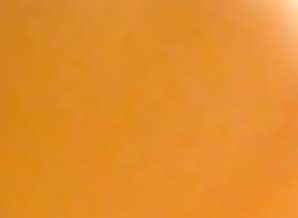
#> input picture Python/hsvExtract/orange.png, 149 x 109 px (shown 2 times larger)
$ python pingpong.py   (older library calls are emulated)
#> lines starting #> are read from the running program, lines starting #| are printed output that depends on the picture
import cv2
import numpy
import matplotlib.pyplot as plt


def getImage(path):
#> called with path = 'orange.png'
    return  cv2.imread(cv2.samples.findFile(path))
#> returned value is the input picture: shape (109, 149, 3); mean B, G, R 43.7, 142.1, 227.3

if __name__ == "__main__":

    orange = getImage("orange.png")
    orange_dark  = getImage("orange_dark.png")
#> call 2 of getImage, with path = 'orange_dark.png'
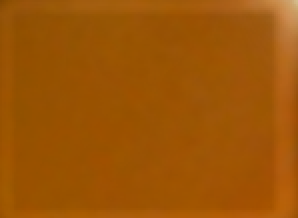
#> input picture Python/hsvExtract/orange_dark.png, 149 x 109 px (shown 2 times larger)
#> in getImage, returned value is the input picture: shape (109, 149, 3); mean B, G, R 5.6, 85.3, 157.4
    orange_light = getImage("orange_light.png")
#> call 3 of getImage, with path = 'orange_light.png'
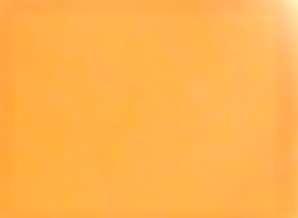
#> input picture Python/hsvExtract/orange_light.png, 149 x 109 px (shown 2 times larger)
#> in getImage, returned value is the input picture: shape (109, 149, 3); mean B, G, R 78.7, 178.6, 255

    # cv2.imshow("orange", orange)
    # cv2.imshow("orange_dark", orange_dark)
    # cv2.imshow("orange_light", orange_light)
    orangeConcat = cv2.hconcat([orange_dark, orange, orange_light])
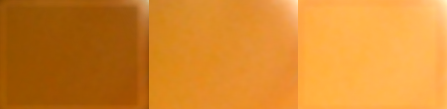
#> orangeConcat: shape (109, 447, 3); mean B, G, R 42.6, 135.3, 213.2
    cv2.imshow("orange", orangeConcat)

    h, w, c = orange.shape
#> h = 109; w = 149; c = 3

    print("| orange")
    print("| >> \t shape =", orange.shape)
#| | >> 	 shape = (109, 149, 3)

    print("| orange_dark")
    print("| >> \t shape =", orange_dark.shape)
#| | >> 	 shape = (109, 149, 3)

    print("| orange_light")
    print("| >> \t shape =", orange_light.shape)
#| | >> 	 shape = (109, 149, 3)

    orange_hsv = cv2.cvtColor(orange, cv2.COLOR_BGR2HSV)
#> orange_hsv: shape (109, 149, 3); mean H, S, V 16.1, 206.3, 227.3
    orange_dark_hsv = cv2.cvtColor(orange_dark, cv2.COLOR_BGR2HSV)
#> orange_dark_hsv: shape (109, 149, 3); mean H, S, V 15.8, 246.6, 157.4
    orange_light_hsv = cv2.cvtColor(orange_light, cv2.COLOR_BGR2HSV)
#> orange_light_hsv: shape (109, 149, 3); mean H, S, V 17, 176.3, 255

    oranges = cv2.split(orange_hsv)
    oranges_dark = cv2.split(orange_dark_hsv)
    oranges_light = cv2.split(orange_light_hsv)

    fig, axs = plt.subplots(c, 1, figsize=(8, 8))

    fig, ax = plt.subplots(2, figsize=(5, 10))

    for i in range(c):

        x = oranges[i].reshape((-1, ))
        axs[i].hist(x, color='blue', bins=40, alpha=0.3, normed=True, label='orange')

        x = oranges_dark[i].reshape((-1, ))
        axs[i].hist(x, color='green', bins=40, alpha=0.3, normed=True, label='orange_dark')

        x = oranges_light[i].reshape((-1, ))
        axs[i].hist(x, color='red', bins=40, alpha=0.3, normed=True, label='orange_light')

        axs[i].set_ylim(0, 1)
        axs[i].legend()

    orangesArrays = [oranges, oranges_dark, oranges_light]
    name = ['orange', 'orange_dark', 'orange_light']

    for i in range(3):
        orangesArray = orangesArrays[i]
        w = orangesArray[0].reshape((-1, ))
        x = orangesArray[1].reshape((-1, ))
        y = orangesArray[2].reshape((-1, ))
        ax[0].scatter(y, w, s=2, alpha=0.3, label=name[i])
        ax[1].scatter(y, x, s=2, alpha=0.3, label=name[i])
    ax[0].set_xlabel("V")
    ax[0].set_ylabel("H")
    ax[0].legend()
    ax[1].set_xlabel("V")
    ax[1].set_ylabel("S")
    ax[1].legend()
    plt.show()
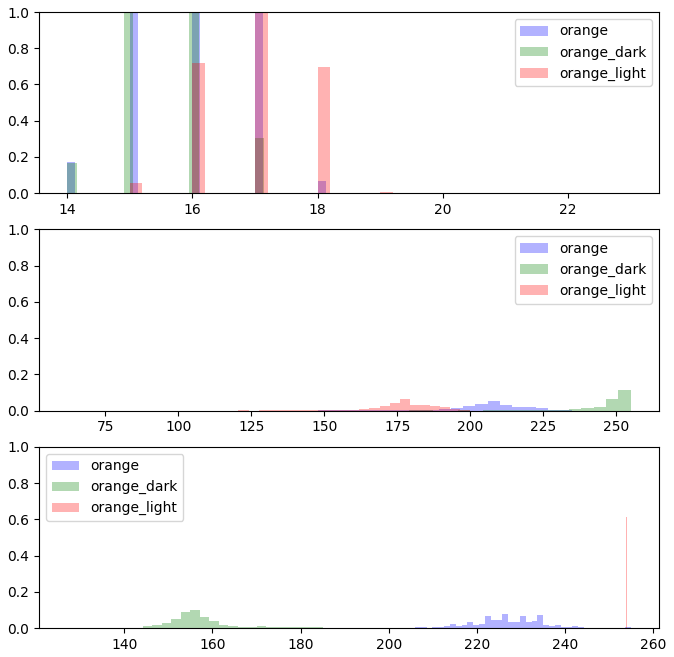
#> figure drawn by matplotlib, 3 panels; panel 1: tallest bar 3.68 high, from x = 16 to 16.12; panel 1: tallest bar 4.57 high, from x = 15.95 to 16.1; panel 1: tallest bar 3.52 high, from x = 17 to 17.2; panel 2: tallest bar 0.0536 high, from x = 206 to 210.1
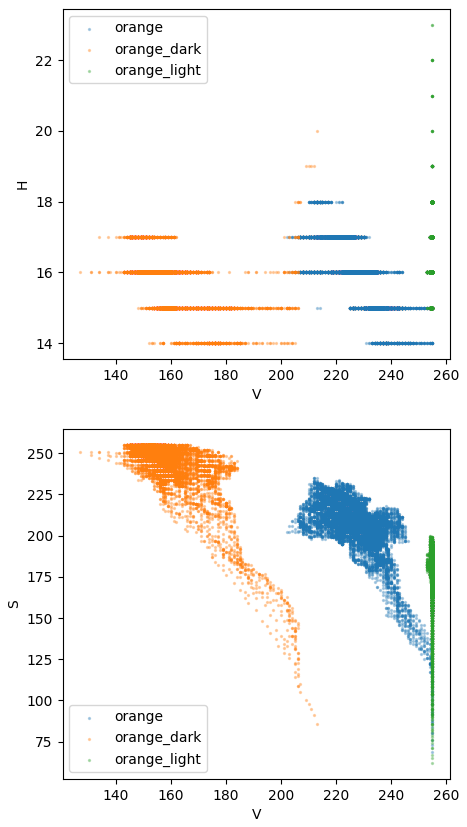
#> figure drawn by matplotlib, 2 panels
